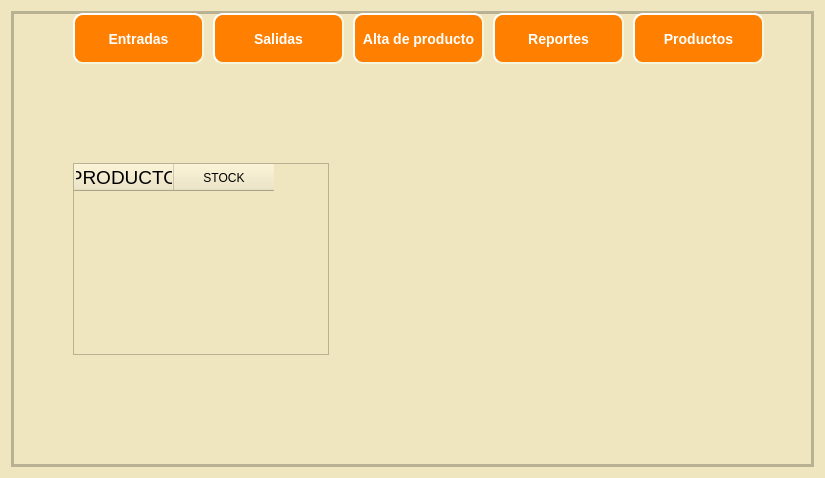
<?xml version="1.0" encoding="UTF-8"?>
<ui version="4.0">
 <class>MainWindow</class>
 <widget class="QWidget" name="MainWindow">
  <property name="geometry">
   <rect>
    <x>0</x>
    <y>0</y>
    <width>825</width>
    <height>478</height>
   </rect>
  </property>
  <property name="windowTitle">
   <string>Form</string>
  </property>
  <property name="styleSheet">
   <string notr="true">background-color: rgb(239, 230, 192);</string>
  </property>
  <layout class="QVBoxLayout" name="verticalLayout">
   <item>
    <widget class="QFrame" name="central_frame">
     <property name="frameShape">
      <enum>QFrame::StyledPanel</enum>
     </property>
     <property name="frameShadow">
      <enum>QFrame::Raised</enum>
     </property>
     <layout class="QVBoxLayout" name="verticalLayout_2">
      <property name="spacing">
       <number>0</number>
      </property>
      <property name="leftMargin">
       <number>0</number>
      </property>
      <property name="topMargin">
       <number>0</number>
      </property>
      <property name="rightMargin">
       <number>0</number>
      </property>
      <property name="bottomMargin">
       <number>0</number>
      </property>
      <item>
       <widget class="QFrame" name="background_frame">
        <property name="styleSheet">
         <string notr="true">background-color: rgb(239, 230, 192);</string>
        </property>
        <property name="frameShape">
         <enum>QFrame::StyledPanel</enum>
        </property>
        <property name="frameShadow">
         <enum>QFrame::Raised</enum>
        </property>
        <layout class="QVBoxLayout" name="verticalLayout_3">
         <property name="spacing">
          <number>0</number>
         </property>
         <property name="leftMargin">
          <number>0</number>
         </property>
         <property name="topMargin">
          <number>0</number>
         </property>
         <property name="rightMargin">
          <number>0</number>
         </property>
         <property name="bottomMargin">
          <number>0</number>
         </property>
         <item>
          <widget class="QFrame" name="content_frame">
           <property name="frameShape">
            <enum>QFrame::StyledPanel</enum>
           </property>
           <property name="frameShadow">
            <enum>QFrame::Raised</enum>
           </property>
           <widget class="QPushButton" name="entry_window_button">
            <property name="geometry">
             <rect>
              <x>60</x>
              <y>0</y>
              <width>131</width>
              <height>51</height>
             </rect>
            </property>
            <property name="styleSheet">
             <string notr="true">QPushButton{
  background-color: #FF8000;
  color: white;
  border-style: outset;
  border-width: 2px;
  border-radius: 10px;
  border-color: beige;
  font: bold 14px;
  padding: 6px;

}

QPushButton:hover {
  background-color: #FFA500;
}

QPushButton:pressed {
  background-color: #FF4500;
  border-style: inset;
}


</string>
            </property>
            <property name="text">
             <string>Entradas</string>
            </property>
           </widget>
           <widget class="QPushButton" name="exit_window_button_2">
            <property name="geometry">
             <rect>
              <x>200</x>
              <y>0</y>
              <width>131</width>
              <height>51</height>
             </rect>
            </property>
            <property name="styleSheet">
             <string notr="true">QPushButton{
  background-color: #FF8000;
  color: white;
  border-style: outset;
  border-width: 2px;
  border-radius: 10px;
  border-color: beige;
  font: bold 14px;
  padding: 6px;

}

QPushButton:hover {
  background-color: #FFA500;
}

QPushButton:pressed {
  background-color: #FF4500;
  border-style: inset;
}


</string>
            </property>
            <property name="text">
             <string>Salidas</string>
            </property>
           </widget>
           <widget class="QPushButton" name="addproduct_window_button">
            <property name="geometry">
             <rect>
              <x>340</x>
              <y>0</y>
              <width>131</width>
              <height>51</height>
             </rect>
            </property>
            <property name="styleSheet">
             <string notr="true">QPushButton{
  background-color: #FF8000;
  color: white;
  border-style: outset;
  border-width: 2px;
  border-radius: 10px;
  border-color: beige;
  font: bold 14px;
  padding: 6px;

}

QPushButton:hover {
  background-color: #FFA500;
}

QPushButton:pressed {
  background-color: #FF4500;
  border-style: inset;
}


</string>
            </property>
            <property name="text">
             <string>Alta de producto</string>
            </property>
           </widget>
           <widget class="QPushButton" name="report_window_button_2">
            <property name="geometry">
             <rect>
              <x>480</x>
              <y>0</y>
              <width>131</width>
              <height>51</height>
             </rect>
            </property>
            <property name="styleSheet">
             <string notr="true">QPushButton{
  background-color: #FF8000;
  color: white;
  border-style: outset;
  border-width: 2px;
  border-radius: 10px;
  border-color: beige;
  font: bold 14px;
  padding: 6px;

}

QPushButton:hover {
  background-color: #FFA500;
}

QPushButton:pressed {
  background-color: #FF4500;
  border-style: inset;
}


</string>
            </property>
            <property name="text">
             <string>Reportes</string>
            </property>
           </widget>
           <widget class="QPushButton" name="product_window_button_2">
            <property name="geometry">
             <rect>
              <x>620</x>
              <y>0</y>
              <width>131</width>
              <height>51</height>
             </rect>
            </property>
            <property name="styleSheet">
             <string notr="true">QPushButton{
  background-color: #FF8000;
  color: white;
  border-style: outset;
  border-width: 2px;
  border-radius: 10px;
  border-color: beige;
  font: bold 14px;
  padding: 6px;

}

QPushButton:hover {
  background-color: #FFA500;
}

QPushButton:pressed {
  background-color: #FF4500;
  border-style: inset;
}


</string>
            </property>
            <property name="text">
             <string>Productos</string>
            </property>
           </widget>
           <widget class="QTableWidget" name="tableWidget">
            <property name="geometry">
             <rect>
              <x>60</x>
              <y>150</y>
              <width>256</width>
              <height>192</height>
             </rect>
            </property>
            <column>
             <property name="text">
              <string>PRODUCTO</string>
             </property>
             <property name="font">
              <font>
               <pointsize>14</pointsize>
              </font>
             </property>
             <property name="background">
              <color>
               <red>255</red>
               <green>128</green>
               <blue>0</blue>
              </color>
             </property>
             <property name="foreground">
              <brush brushstyle="NoBrush">
               <color alpha="255">
                <red>255</red>
                <green>255</green>
                <blue>255</blue>
               </color>
              </brush>
             </property>
            </column>
            <column>
             <property name="text">
              <string>STOCK</string>
             </property>
             <property name="background">
              <color>
               <red>255</red>
               <green>128</green>
               <blue>0</blue>
              </color>
             </property>
             <property name="foreground">
              <brush brushstyle="NoBrush">
               <color alpha="255">
                <red>255</red>
                <green>255</green>
                <blue>255</blue>
               </color>
              </brush>
             </property>
            </column>
           </widget>
          </widget>
         </item>
        </layout>
       </widget>
      </item>
     </layout>
    </widget>
   </item>
  </layout>
 </widget>
 <resources/>
 <connections/>
</ui>
